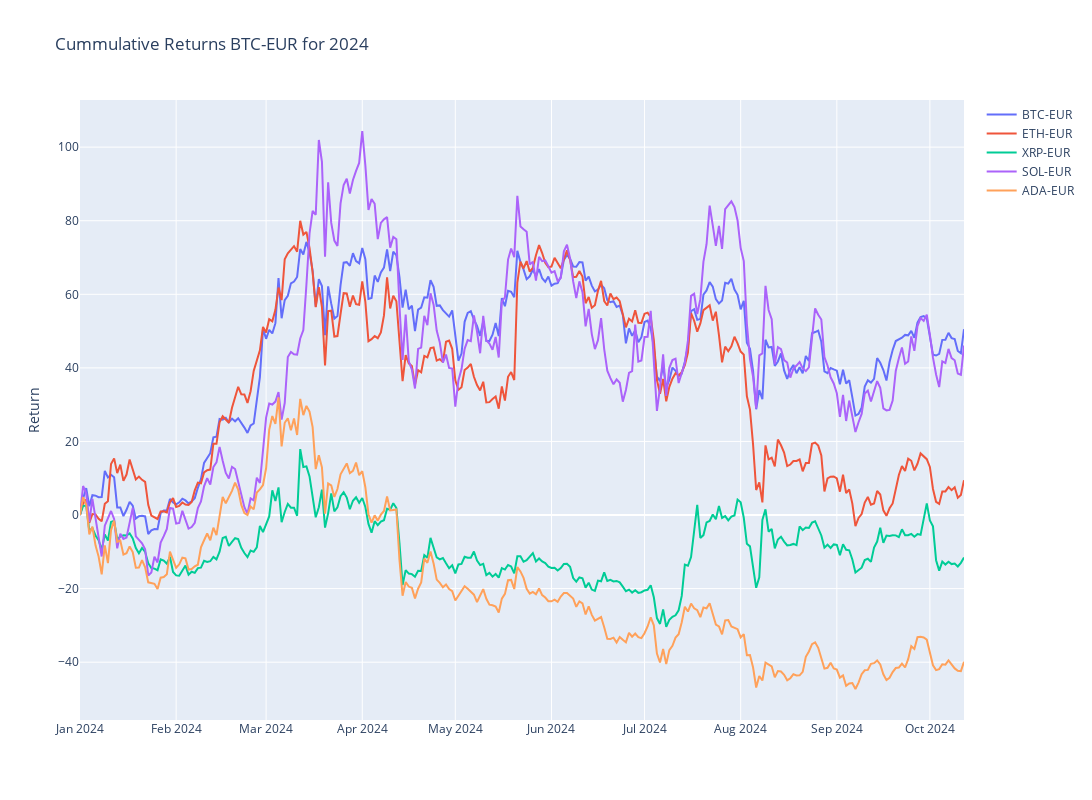

Notebook code cell kept with this figure:
### Code cell
# Plotly
fig = make_subplots()

# Graph (1,1)
# Loop all stock files and get cummulative return for year
for stock in tqdm(index_list):
    f = os.path.join("../input", stock)
    df = pd.read_csv(f+".csv",index_col="Date",parse_dates=True)
    df['Cummulative_Return'] = cumulative_return(df["Adj Close"].loc[year])
    fig.add_trace(go.Scatter(x=df['Cummulative_Return'].loc[year].index,y=df['Cummulative_Return'].loc[year],mode="lines",name=stock.split('.')[0]),row=1,col=1)

# Update xaxis properties
fig.update_yaxes(title_text="Return", row=1, col=1)

fig.update_layout(height=800, width=1300,showlegend=True,title=f"Cummulative Returns {ticker} for {year}")

fig.show()

### Figure 1 — Plotly figure (JSON) as saved in the notebook; plotly's stock layout.template omitted (floating-point values rounded to 4 significant figures; data arrays with more than 128 entries replaced by an {"elided": "..."} marker saying what was removed)
{"data": [{"mode": "lines", "name": "BTC-EUR", "type": "scatter", "x": {"elided": "286 str values"}, "xaxis": "x", "y": {"elided": "286 float values"}, "yaxis": "y"}, {"mode": "lines", "name": "ETH-EUR", "type": "scatter", "x": {"elided": "286 str values"}, "xaxis": "x", "y": {"elided": "286 float values"}, "yaxis": "y"}, {"mode": "lines", "name": "XRP-EUR", "type": "scatter", "x": {"elided": "286 str values"}, "xaxis": "x", "y": {"elided": "286 float values"}, "yaxis": "y"}, {"mode": "lines", "name": "SOL-EUR", "type": "scatter", "x": {"elided": "286 str values"}, "xaxis": "x", "y": {"elided": "286 float values"}, "yaxis": "y"}, {"mode": "lines", "name": "ADA-EUR", "type": "scatter", "x": {"elided": "286 str values"}, "xaxis": "x", "y": {"elided": "286 float values"}, "yaxis": "y"}], "layout": {"height": 800, "showlegend": true, "title": {"text": "Cummulative Returns BTC-EUR for 2024"}, "width": 1300, "xaxis": {"anchor": "y", "domain": [0, 1]}, "yaxis": {"anchor": "x", "domain": [0, 1], "title": {"text": "Return"}}}}
